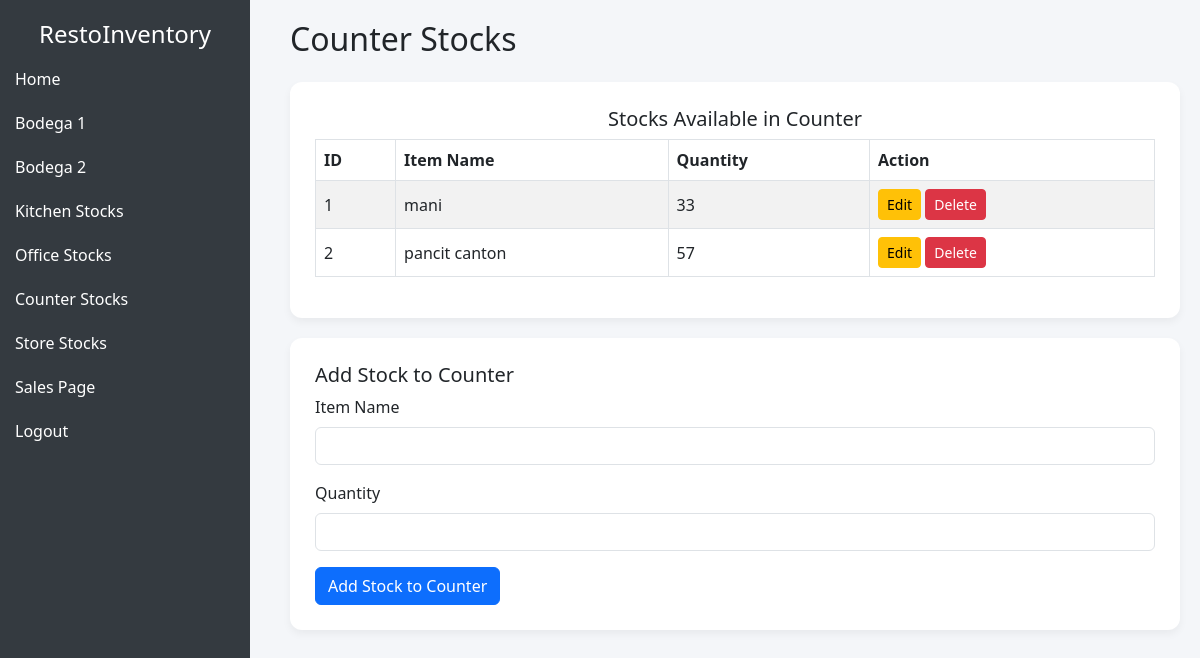
/counter.php, run on the app's committed database.
### tables this page shows
CREATE TABLE `counter_stocks` (
  `id` int(11) NOT NULL,
  `item_name` varchar(255) NOT NULL,
  `quantity` int(11) NOT NULL DEFAULT 0,
  `date_added` timestamp NOT NULL DEFAULT current_timestamp()
);

### counter.php (the view, shortened to what this page needs)
<?php
include 'db_connection.php';
$stmt = $pdo->prepare("SELECT * FROM counter_stocks");
$stmt->execute();
$counterStocks = $stmt->fetchAll();
?>
<!DOCTYPE html>
<html lang="en">
<head>
    <link href="https://cdn.jsdelivr.net/npm/bootstrap@5.3.0/dist/css/bootstrap.min.css" rel="stylesheet">
</head>
<body>
<div class="sidebar">
    <h4 class="text-center text-white">RestoInventory</h4>
    <ul class="nav flex-column">
        <li class="nav-item"><a href="index.php">Home</a></li>
        <li class="nav-item"><a href="bodega1.php">Bodega 1</a></li>
        <li class="nav-item"><a href="bodega2.php">Bodega 2</a></li>
        <li class="nav-item"><a href="kitchen.php">Kitchen Stocks</a></li>
        <li class="nav-item"><a href="office.php">Office Stocks</a></li>
        <li class="nav-item"><a href="counter.php">Counter Stocks</a></li>
        <li class="nav-item"><a href="store.php">Store Stocks</a></li>
        <li class="nav-item"><a href="sales_page.php">Sales Page</a></li>
        <li class="nav-item"><a href="logout.php">Logout</a></li>
    </ul>
</div>
<div class="main-content">
    <h2 class="mb-4">Counter Stocks</h2>
    <div class="dashboard-card">
        <h5 class="text-center">Stocks Available in Counter</h5>
        <table class="table table-bordered table-striped">
            <thead>
                <tr>
                    <th>ID</th>
                    <th>Item Name</th>
                    <th>Quantity</th>
                    <th>Action</th>
                </tr>
            </thead>
            <tbody>
                <?php foreach ($counterStocks as $stock) { ?>
                    <tr>
                        <td><?php echo htmlspecialchars($stock['id']); ?></td>
                        <td><?php echo htmlspecialchars($stock['item_name']); ?></td>
                        <td><?php echo htmlspecialchars($stock['quantity']); ?></td>
                        <td>
                            <a href="edit_stock.php?id=<?php echo $stock['id']; ?>" class="btn btn-warning btn-sm">Edit</a>
                            <a href="delete_stock.php?id=<?php echo $stock['id']; ?>" class="btn btn-danger btn-sm" onclick="return confirm('Are you sure you want to delete this item?')">Delete</a>
                        </td>
                    </tr>
                <?php } ?>
            </tbody>
        </table>
    </div>
    <div class="dashboard-card">
        <h5>Add Stock to Counter</h5>
        <form action="counter.php" method="POST">
            <div class="mb-3">
                <label for="item_name" class="form-label">Item Name</label>
                <input type="text" class="form-control" id="item_name" name="item_name" required>
            </div>
            <div class="mb-3">
                <label for="quantity" class="form-label">Quantity</label>
                <input type="number" class="form-control" id="quantity" name="quantity" required>
            </div>
            <button type="submit" class="btn btn-primary">Add Stock to Counter</button>
        </form>
    </div>
</div>
</body>
</html>

### counter.php (style rules this page uses)
body { background-color: #f4f6f9; }
.sidebar { height: 100vh; position: fixed; top: 0; left: 0; width: 250px; background-color: #343a40; color: white; padding-top: 20px; }
.sidebar a { color: white; padding: 10px 15px; text-decoration: none; display: block; }
.main-content { margin-left: 270px; padding: 20px; }
.dashboard-card { background: white; border-radius: 12px; padding: 25px; box-shadow: 0 4px 8px rgba(0,0,0,0.05); margin-bottom: 20px; }
.table th, .table td { vertical-align: middle; }

### data on the page
counter_stocks: id "1", item_name "mani", quantity "33"
counter_stocks: id "2", item_name "pancit canton", quantity "57"
